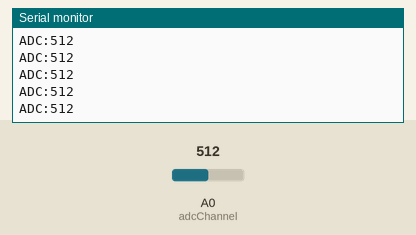
This sketch was run on a simulated Arduino Uno, built with avr-gcc and run on an emulated ATmega328P. Parts: the last lines printed to the serial monitor. Inputs (shaded band) come from the test bench; at power-on: A0 (adcChannel) = 512.

Above: at 1.2 s.
1.3 s: A0 (adcChannel) set to 716
At 1.9 s:
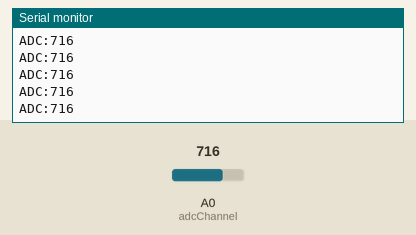
2.8 s: A0 (adcChannel) set to 900
At 3.5 s:
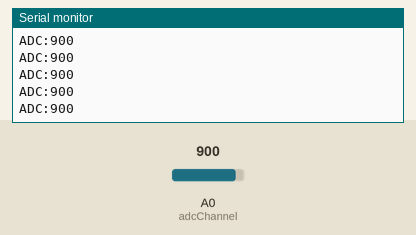
Timing chart, 0 to 5.8 s (numbered marks = the images above; inputs shaded):
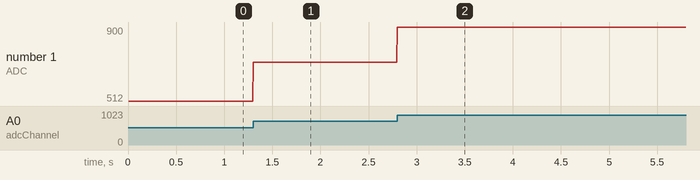

The sketch:

Arduino-EKG-Monitor.ino
```cpp
#include <TimerOne.h>

int faADC  = 200;

// Analoge Eingänge
int adcChannel = 0;  // A0

void setup() {
  // put your setup code here, to run once:
  Serial.begin(115200);
  Timer1.initialize(1000000/faADC);
  Timer1.attachInterrupt(readADC);
}

void loop() {
}

void readADC() {
  int adcValue = analogRead(adcChannel);
  Serial.print("ADC:");
  Serial.println(adcValue);
}

void serialEvent() {
  char inChar = Serial.read();
  if (inChar == 's') {   // 's'top
    Timer1.stop();
  }
  if (inChar == 't') {   //  restar't'
    Timer1.restart();
  }
}
```

Measured:
- after the input at 1.3 s, the serial monitor: prints a new line at once (image 1)
- after the input at 2.8 s, the serial monitor: prints a new line at once (image 2)
- plotted number 1: 512 → 716 after the input at 1.3 s, 716 → 900 after the input at 2.8 s
